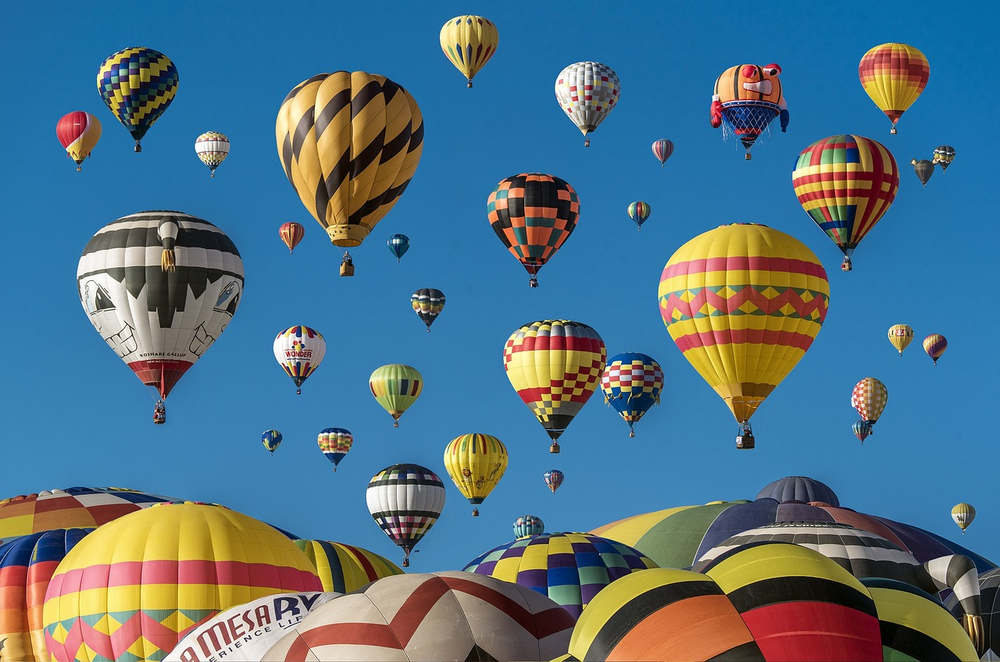
#> input picture image/21.whole.png, 1000 x 662 px, shrunk from 1280 x 848 before the run, found by its file name
$ jupyter execute '21.OpenCV로 사진 탐색하기.ipynb'
#> lines starting #> are read from the running program, lines starting #| are printed output that depends on the picture; after the words box and inside, x2 and y2 are one past the last pixel; in counts of white or black regions, pixels touching at a corner belong together
# OpenCV 이미지 처리

## 사진 읽기
* C 드라이브에 opencv 폴더를 만들고 깃허브의 data 폴더에 있는 whole.png와 part.png을 다운로드 받습니다.
* imread(경로, flag)로 이미지를 읽습니다.
    * flag
        * 1 : Color로 읽습니다. 기본값으로 입력하지 않아도 됩니다.
        * 0 : Gray 스케일로 읽습니다.
        * -1 :alpha channel 까지 포함해 읽습니다.
* 경로를 설정할 때 문자열 앞에 r을 붙이면 raw 문자열이 됩니다.
* raw 문자열은 이스케이프 시퀀스를 그대로 저장할 때 사용합니다.
    * \를 \\\\로 두 번 쓰지 않고 한 번만 써도 됩니다.
* shape로 Y축(세로), X축(가로), 채널을 확인합니다.

[cell 1]
import cv2
#
# 주피터 노트북과 같은 경로에 있다면 파일 이름만 입력해도 됩니다.
img = cv2.imread(r'C:\opencv\21.whole.png')
#> img is the input picture: shape (662, 1000, 3); mean B, G, R 133.1, 114.4, 81.5
#shape로 크기 등을 확인합니다.
print(img.shape)
#| (662, 1000, 3)
cv2.imshow('img',img)
cv2.waitKey(0)
cv2.destroyAllWindows()

* 이미지에서 원하는 것을 인식하기 위해서 사진을 Gray 스케일로 바꿉니다.
* Gray 스케일 처리를 하면 더욱 사물의 경계나 모양이 뚜렷하게 나올 수 있어 더 쉽게 인식할 수 있습니다.
* cv2.cvtColor(이미지객체, cv2.COLOR_BGR2GRAY)로 Gray 스케일로 바꿉니다.
* cv.imread(경로, 0)으로 사진을 Gray 스케일로 읽을 수 있습니다.

[cell 2]
import cv2

# 주피터 노트북과 같은 경로에 있다면 파일 이름만 입력해도 됩니다.
img = cv2.imread(r'C:\opencv\21.whole.png')
#shape로 크기 등을 확인합니다.
img_gray = cv2.cvtColor(img, cv2.COLOR_BGR2GRAY)
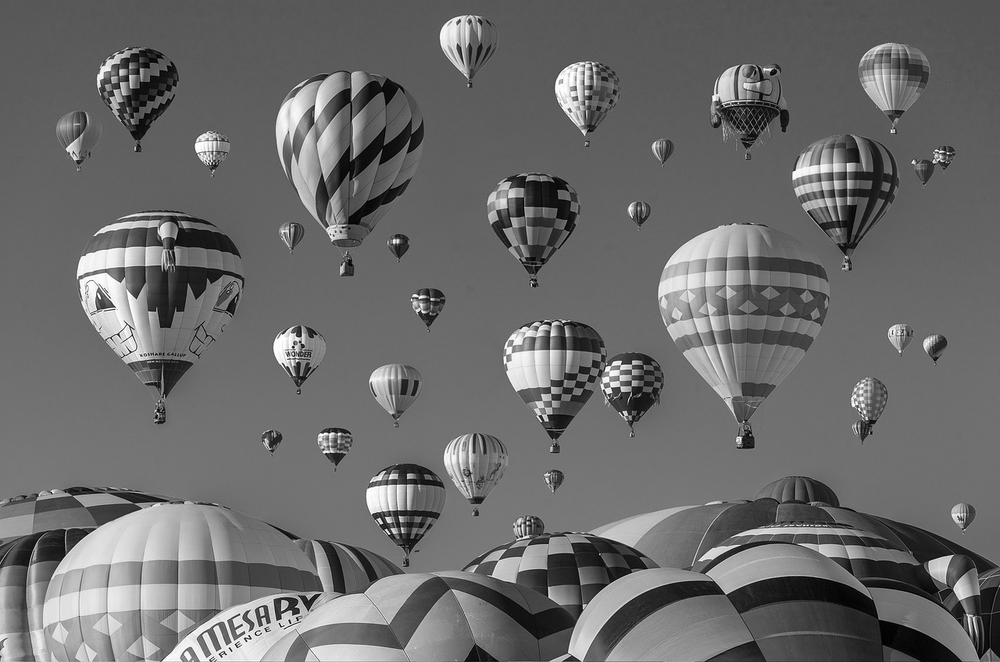
#> img_gray: shape (662, 1000); min 0, max 255, mean 106.7
cv2.imshow('img',img_gray)
cv2.waitKey(0)
cv2.destroyAllWindows()

## 전체에서 원하는 영역을 찾기
* cv2.matchTemplate(대상, 찾으려는 것, 방식)으로 일치하는 영역을 찾습니다.
    * return되는 값은 Gray 이미지로, 원본의 픽셀이 템플릿 이미지와 유사한 정도를 표현합니다.
    * 원본 이미지에 템플릿 이미지를 왼쪽 위부터 오른쪽으로 이동하면서 계속 비교합니다.
    * 다양한 방식으로 찾을 수 있다.
        * cv2.TM_SQDIFF
        * cv2.TM_SQDIFF_NORMED
        * cv2.TM_CCORR
        * cv2.TM_CCORR_NORMED
* cv2.minMaxLoc(result)는 최소 포인터, 최대 포인터, 최소 지점, 최대 지점을 반환합니다.

[cell 3]
import cv2

img = cv2.imread(r'C:\opencv\21.whole.png',0)
#> img: shape (662, 1000); min 0, max 255, mean 106.2
a = cv2.imread(r'C:\opencv\21.part.png',0)
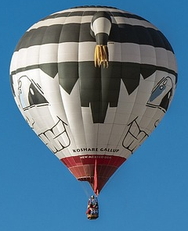
#> input picture image/21.part.png, 188 x 231 px, shrunk from 240 x 296 before the run, found by its file name
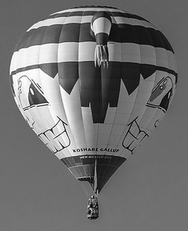
#> a: shape (231, 188); min 0, max 255, mean 112.1
b = cv2.imread(r'C:\opencv\21.whole.png')
result = cv2.matchTemplate(img, a, cv2.TM_SQDIFF)
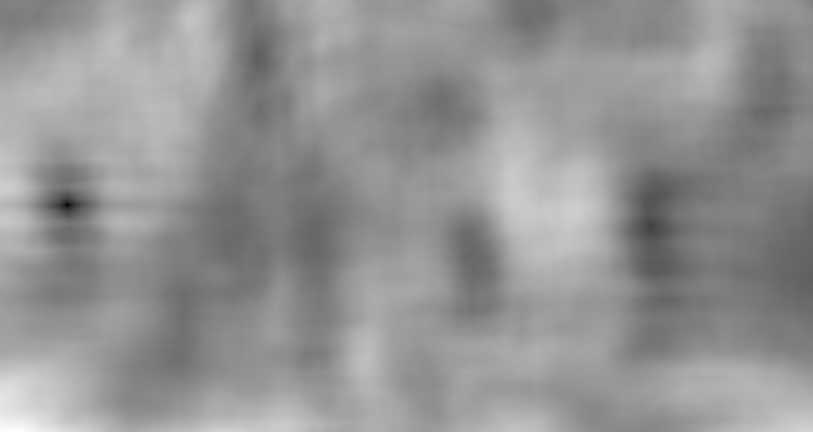
#> result: shape (432, 813) float32; min 5212864, max 288592192, mean 170226000; drawn with min black and max white
minVal, maxVal, minLoc, maxLoc = cv2.minMaxLoc(result)
#> minVal = 5212864; maxVal = 288592192; minLoc = (67, 205); maxLoc = (11, 431)
# 인식한 이미지의 x, y값을 저장합니다.
x,y = minLoc
#> x = 67; y = 205
# 찾으려는 이미지의 높이와 너비를 저장합니다.
h,w = a.shape
#> h = 231; w = 188
print(x,y,h,w)
#| 67 205 231 188

[cell 4]
import cv2

img = cv2.imread(r'C:\opencv\21.whole.png',0)
a = cv2.imread(r'C:\opencv\21.part.png',0)
b = cv2.imread(r'C:\opencv\21.whole.png')
result = cv2.matchTemplate(img, a, cv2.TM_SQDIFF)
minVal, maxVal, minLoc, maxLoc = cv2.minMaxLoc(result)
x,y = minLoc
h,w = a.shape
# b 이미지 위에 사각형을 그립니다.
# b는 Color로 읽은 사진입니다.
b = cv2.rectangle(b, (x, y), (x + w, y + h), (0,0,255), 2)
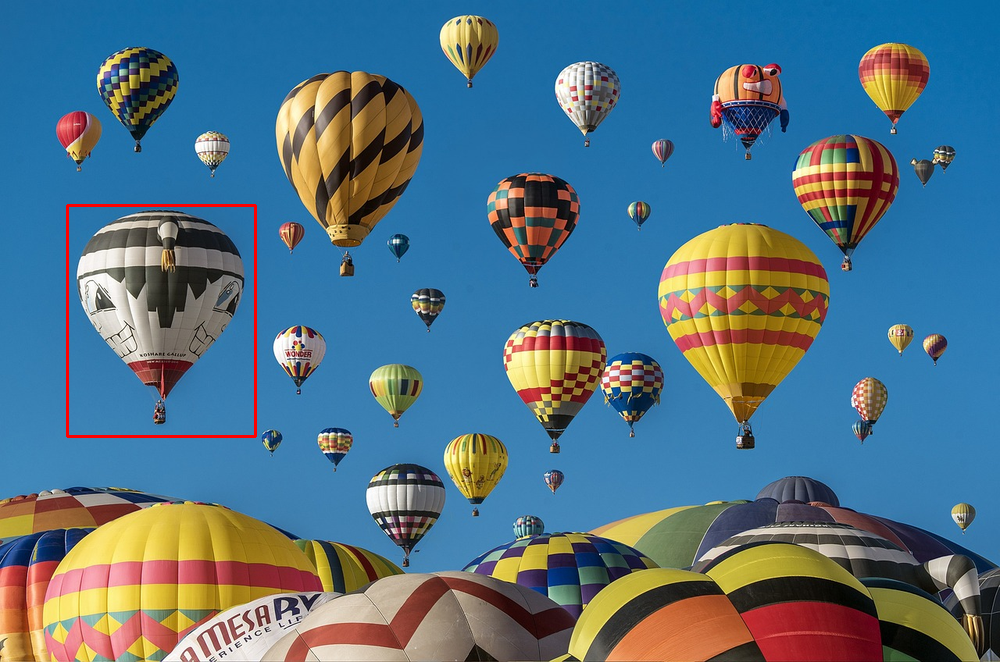
#> b: shape (662, 1000, 3); 0.38% of pixels changed, all inside (x1, y1, x2, y2) = (66, 204, 257, 438)
cv2.imshow("result", b)
cv2.waitKey(0)
cv2.destroyAllWindows()
